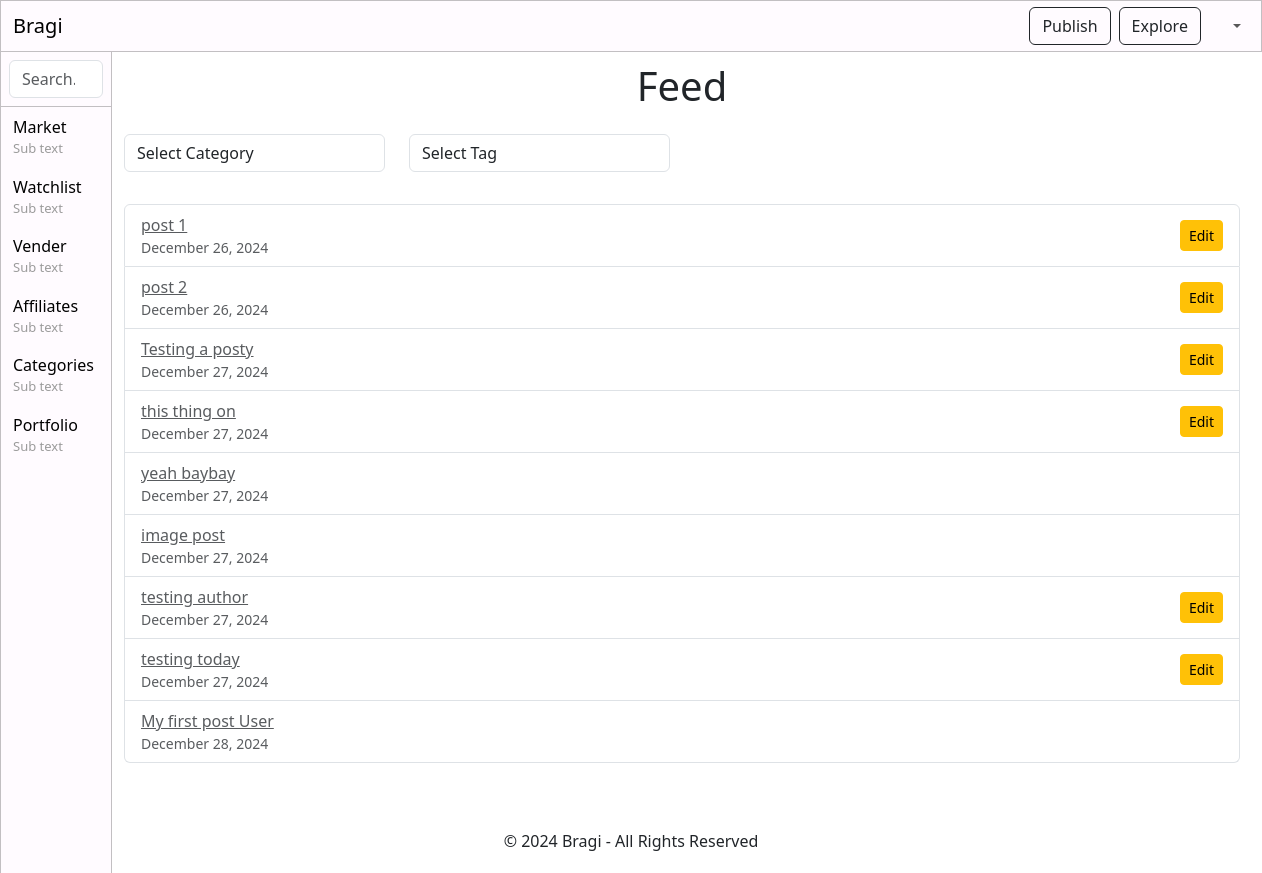
The app's page / (signed in), older data.
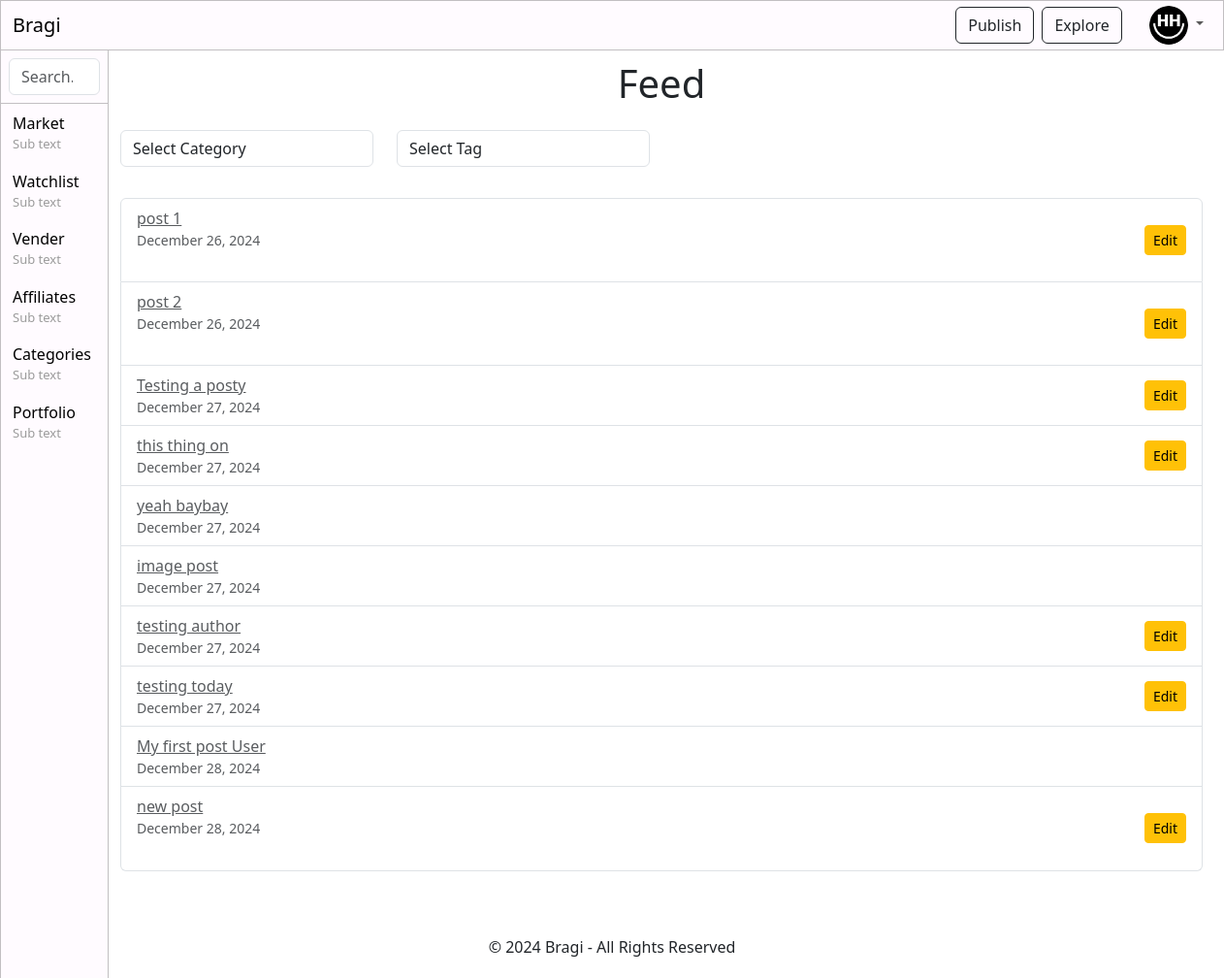
The same page, newer data.
### posts/models.py (models this page shows, shortened)
class Post(models.Model):
    title = models.CharField(max_length=255)
    content = models.TextField()
    created_at = models.DateTimeField(auto_now_add=True)
    updated_at = models.DateTimeField(auto_now=True)
    author = models.ForeignKey(User, on_delete=models.CASCADE, related_name='posts', default=1)  # Adding an author field
    image = models.ImageField(upload_to='posts/images/', null=True, blank=True)  # Field for image upload (optional)
    file = models.FileField(upload_to='posts/files/', null=True, blank=True)  # Field for file upload (optional)
    category = models.ForeignKey(Category, on_delete=models.SET_NULL, null=True, related_name='posts')
    tags = models.ManyToManyField(Tag, related_name='posts', blank=True)

### users/models.py (models this page shows, shortened)
class UserProfile(models.Model):
    user = models.OneToOneField(User, on_delete=models.CASCADE)
    bio = models.TextField(blank=True, null=True)  # Bio field
    profile_picture = models.ImageField(upload_to='profile_pictures/', null=True, blank=True)  # Profile picture
    location = models.CharField(max_length=255, blank=True, null=True)  # New location field

### posts/views.py (the view)
# urls.py: path('', views.post_list, name='post_list'),
@login_required
def post_list(request):
    query = request.GET.get('q')  # Get the search query from the URL parameter
    category_filter = request.GET.get('category')  # Get the category filter from the URL
    tag_filter = request.GET.get('tag')  # Get the tag filter from the URL
    posts = Post.objects.all()  # Start with all posts, then filter based on search or category/tag
    if query:
        posts = posts.filter(
            Q(title__icontains=query) |
            Q(content__icontains=query) |
            Q(author__username__icontains=query)
        )
    if category_filter:
        posts = posts.filter(category__name__icontains=category_filter)
    if tag_filter:
        posts = posts.filter(tags__name__icontains=tag_filter)
    categories = Category.objects.all()
    tags = Tag.objects.all()
    return render(request, 'posts/post_list.html', {
        'posts': posts,
        'current_user': request.user,
        'query': query,  # Pre-fill the search box
        'categories': categories,  # Pass categories for filtering
        'tags': tags,  # Pass tags for filtering
    })

### posts/templates/posts/post_list.html (shortened to what this page needs)
{% extends "base.html" %}
{% block content %}
<div class="container-post-list">
    <h1 class="text-center mb-4">Feed</h1>
    <form method="get" class="mb-4">
        <div class="row">
            <div class="col-md-3 mb-2">
                <select name="category" class="form-control" onchange="this.form.submit()">
                    <option value="">Select Category</option>
                </select>
            </div>
            <div class="col-md-3 mb-2">
                <select name="tag" class="form-control" onchange="this.form.submit()">
                    <option value="">Select Tag</option>
                </select>
            </div>
        </div>
    </form>
    <div class="list-group">
        {% for post in posts %}
        <div class="list-group-item d-flex justify-content-between align-items-center">
            <div>
                <a href="{% url 'post_detail' pk=post.pk %}" class="list-group-item-action">
                    {{ post.title }}
                </a>
                <small class="text-muted d-block">{{ post.created_at|date:"F j, Y" }}</small>
                <span class="badge badge-info">{{ post.category.name }}</span>
                {% for tag in post.tags.all %}
                    <span class="badge badge-secondary">{{ tag.name }}</span>
                {% endfor %}
            </div>
            {% if post.author == current_user %}
            <a href="{% url 'post_edit' pk=post.pk %}" class="btn btn-sm btn-warning">Edit</a>
            {% endif %}
        </div>
        {% empty %}
        <p class="text-center">No posts available yet.</p>
        {% endfor %}
    </div>
</div>
{% endblock %}

### templates/base.html (shortened to what this page needs)
{% load static %}
<!DOCTYPE html>
<html lang="en">
<head>
    <link href="https://cdn.jsdelivr.net/npm/bootstrap@5.3.0-alpha1/dist/css/bootstrap.min.css" rel="stylesheet">
    <link rel="stylesheet" href="{% static 'css/styles.css' %}">
</head>
<body>
    <header class="bg-primary">
        <nav class="navbar navbar-expand-lg fixed-top">
            <div class="container-fluid d-flex justify-content-between align-items-center">
                <a class="navbar-brand" href="/">Bragi</a>
                {% if user.is_authenticated %}
                    <div class="d-flex align-items-center">
                        <ul class="navbar-nav d-flex flex-row align-items-center mb-0">
                            <li class="nav-item mx-1">
                                <a href="{% url 'post_create' %}" class="btn btn-outline-dark">Publish</a>
                            </li>
                            <li class="nav-item mx-1">
                                <a href="/" class="btn btn-outline-dark">Explore</a>
                            </li>
                        </ul>
                        <ul class="navbar-nav ms-3 mb-0">
                            <li class="nav-item dropdown">
                                <a href="#" class="nav-link dropdown-toggle" id="profileDropdown" role="button" aria-expanded="false">
                                    {% if user.is_authenticated and user.userprofile.profile_picture %}
                                        <img src="{{ user.userprofile.profile_picture.url }}" alt="Profile Picture" class="rounded-circle" style="width: 40px; height: 40px; object-fit: cover;">
                                    {% endif %}
                                </a>
                            </li>
                        </ul>
                    </div>
                {% endif %}
            </div>
        </nav>
    </header>
    <div class="">
        <div class="navbar-verticle-left">
            <form class="search-form" method="get" action="{% url 'post_list' %}">
                <input class="form-control" type="search" name="q" placeholder="Search..." aria-label="Search" value="{{ query|default:'' }}">
            </form>
            <ul class="">
                <li class="">
                    <a href="#">Market</a>
                    <p>Sub text</p>
                </li>
                <li class="">
                    <a href="#">Watchlist</a>
                    <p>Sub text</p>
                </li>
                <li  class="">
                    <a href="#">Vender</a>
                    <p>Sub text</p>
                </li>
                <li class="">
                    <a href="#">Affiliates</a>
                    <p>Sub text</p>
                </li>
                <li class="">
                    <a href="#">Categories</a>
                    <p>Sub text</p>
                </li>
                <li class="">
                    <a href="#">Portfolio</a>
                    <p>Sub text</p>
                </li>
            </ul>
        </div>
        <main class="container">
            {% block content %}{% endblock %}
        </main>
    </div>
    <footer class="text-dark text-center py-1">
        <p>&copy; 2024 Bragi - All Rights Reserved</p>
    </footer>
</body>
</html>

### static/css/styles.css (style rules this page uses)
html, body { height: 100%; margin: 0; padding: 0; }
.navbar { position: fixed; top: 0; left: 0; margin: 0px; padding: 0px; width: 100%; height: 52px; background-color: #FFFBFF; border: 1px solid #C2BFC2; }
.navbar-verticle-left { position: fixed; top: 51px; left: 0; padding: 0; margin: 0; width: auto; max-width: 112px; height: 100%; background-color: #FFFBFF; border: 1px solid #C2BFC2; color: white; }
.navbar-verticle-left .search-form { border-bottom: 1px solid #C2BFC2; padding: 8px; }
.navbar-verticle-left ul { list-style-type: none; padding: 0px; margin: 0; }
.navbar-verticle-left ul li { list-style-type: none; margin: 0; padding: 8px 12px; }
.navbar-verticle-left ul li a { text-decoration: none; color: #000000; }
.navbar-verticle-left ul li p { color: #9b9b9b; padding: 0; margin: 0; font-size: small; }
.container { width: 100%; margin: 62px 112px; }

Row changes from the older to the newer data that the page shows:
added Post: title "new post", created_at "December 28, 2024", shows "Edit"
